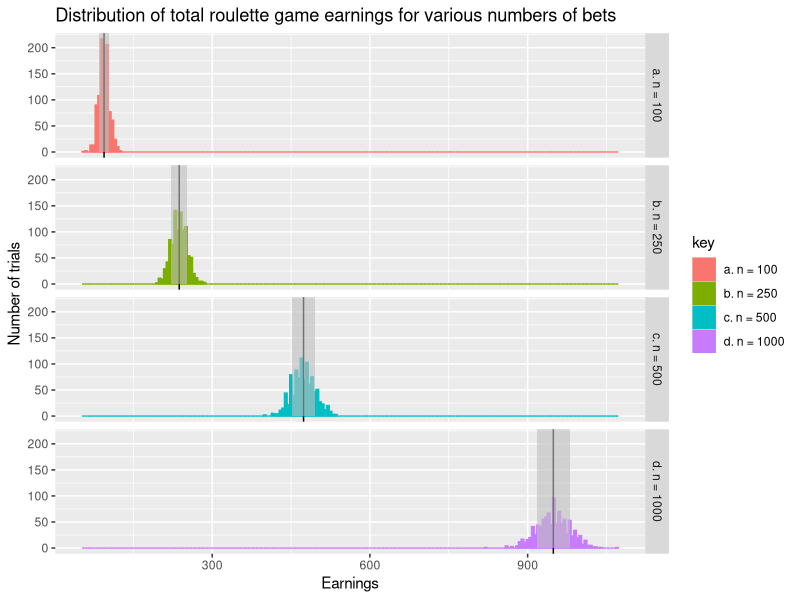
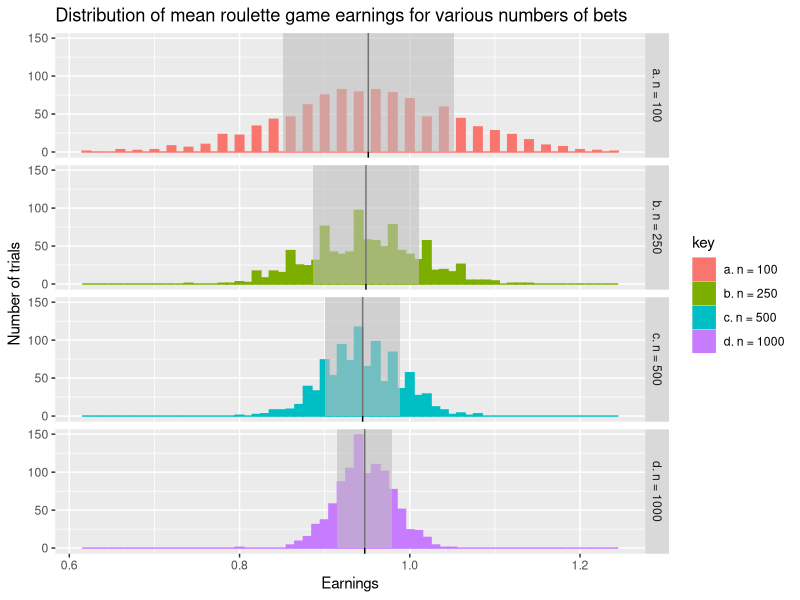
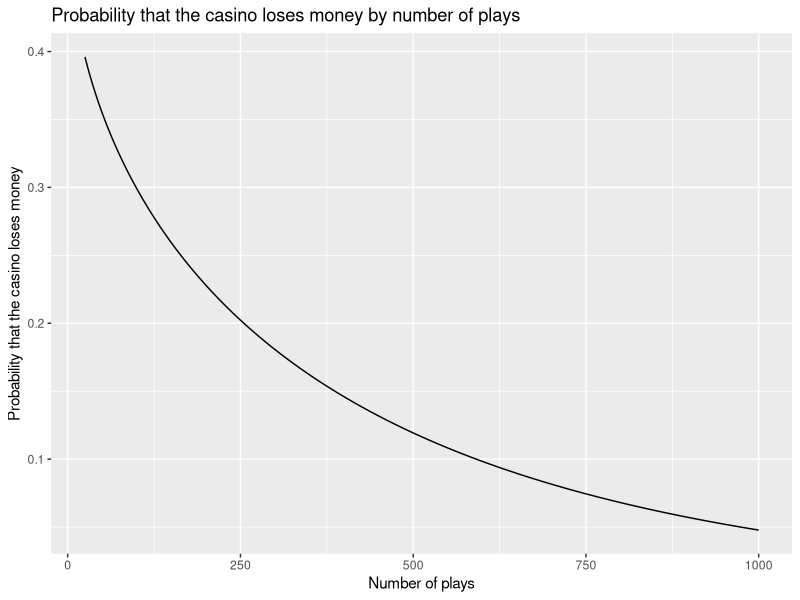

Recreate these plots in R, in order.
## ---- chunk 1

  # For later...
  library(dplyr)
  library(tidyr)
  library(ggplot2)
  
  # Create roulette function
  roulette <- function(n){
    outcomes <- sample(c("Red", "Black", "Green"), n,
                       replace = TRUE, prob = c(18/38, 18/38, 2/38))
    earnings <- sum(outcomes == "Black") * 2
    return(earnings)
  }

## ---- chunk 2

  # Earnings over 1000 replications for each number of trials
  earned <- sapply(list("a. n = 100" = 100, "b. n = 250" = 250,
                        "c. n = 500" = 500, "d. n = 1000" = 1000),
                  function(n) replicate(1000, {roulette(n)})) %>% as.data.frame %>% gather
  
  # Get mean and SD of earnings distribution for plot
  summarystats <- group_by(earned, key) %>%
    summarise("Mean" = mean(value), "SD" = sd(value))
  
  # Plot the distribution of earnings for each number of trials
  ggplot(data = earned, aes(x = value, fill = key, col = key)) +
    geom_histogram(binwidth = 5, center = 0) +
    facet_grid(rows = key~.) +
    geom_vline(data = summarystats, aes(xintercept = Mean)) +
    geom_rect(data = summarystats, aes(xmin = Mean - SD, xmax = Mean + SD, x = NULL),
              ymin = 0, ymax = 400, alpha = 0.6, fill = "grey", col = NA) +
    xlab("Earnings") +
    ylab("Number of trials") +
    ggtitle("Distribution of total roulette game earnings for various numbers of bets")

## ---- chunk 3

    # 1000 replications for each numeber of trials
    earned_mean <- sapply(list("a. n = 100" = 100, "b. n = 250" = 250,
                          "c. n = 500" = 500, "d. n = 1000" = 1000),
                    function(n) replicate(1000, {roulette(n) / n})) %>%
                  as.data.frame %>% gather

    # Mean and standard deviation again
    summarystats_mean <- group_by(earned_mean, key) %>%
      summarise("Mean" = mean(value), "SD" = sd(value))
    
    # Plot the mean earnings
    ggplot(data = earned_mean, aes(x = value, fill = key, col = key)) +
      geom_histogram(binwidth = .010, center = 0) +
      facet_grid(rows = key~.) +
      geom_vline(data = summarystats_mean, aes(xintercept = Mean)) +
      geom_rect(data = summarystats_mean, aes(xmin = Mean - SD, xmax = Mean + SD, x = NULL),
                ymin = 0, ymax = 250, alpha = 0.6, fill = "grey", col = NA) +
      xlab("Earnings") +
      ylab("Number of trials") +
      ggtitle("Distribution of mean roulette game earnings for various numbers of bets") 

## ---- chunk 4

  # Using our mean and SD from above, for 100 rounds,
  # and using the CLT to assume normal distribution
  pnorm(0,
        mean = ((18/38)-(20/38)) * 100,
        sd = 2*sqrt((20/38)*(18/38)) * sqrt(100),
        lower.tail = FALSE)

  # Monte Carlo simulation using a version of the function we created earlier,
  # but for the casino's net gain/loss rather than player's earnings
  casino_earnings <- function(n){
    outcomes <- sample(c("Red", "Black", "Green"), n,
                       replace = TRUE, prob = c(18/38, 18/38, 2/38))
    # Casino gets a dollar for each bet and pays out $2 for each black spin
    earnings <- sum(outcomes == "Black") * -2 + n
    return(earnings)
  }
  # Run the function 1000 times, return TRUE (1) if casino loses money
  # and take the mean of the results
  mean(replicate(1000, {casino_earnings(100) < 0}))

## ---- chunk 5

  # Relying on the CLT, use the normal distribution to
  # approximate probabilities for 25 to 100 plays
  p_of_n <- sapply(25:1000, function(n) {pnorm(0,
        mean = ((18/38)-(20/38)) * n,
        sd = 2*sqrt((20/38)*(18/38)) * sqrt(n),
        lower.tail = FALSE)}) %>% data.frame(n = 25:1000, p = .)

  # Plot our probabilities
  ggplot(data = p_of_n, aes(x = n, y = p)) +
    geom_line() +
    ylab("Probability that the casino loses money") +
    xlab("Number of plays") +
    ggtitle("Probability that the casino loses money by number of plays")

## ---- chunk 6

  # Function for the series winner
  series_outcome <- function(n, prob_sox) {
    winner <- sample(c("Red Sox", "Astros"),
                     n, replace = TRUE, prob = c(prob_sox, 1 - prob_sox))
    team <- names(table(winner))[which(table(winner) > n/2)]
    return(team)
  }

  # Simulate the series 1000 times with equal teams
  mean(replicate(1000, {series_outcome(5, .5) == "Red Sox"}))

## ---- chunk 7

  # Monte Carlo simulation with unequal teams
  mean(replicate(1000, {series_outcome(5, .4) == "Red Sox"}))

  # Or from the binomial distribution
  pbinom(2, 5, prob = 0.4, lower.tail = FALSE)

## ---- chunk 8

  # Seven game series simulation
  mean(replicate(1000, {series_outcome(7, .4) == "Red Sox"}))

  # Or seven-game series from the binomial distribution
  pbinom(3, 7, prob = 0.4, lower.tail = FALSE)

  # Three game series simulation
  mean(replicate(1000, {series_outcome(3, .4) == "Red Sox"}))
  
  # Or three-game series from the binomial distribution
  pbinom(1, 3, prob = 0.4, lower.tail = FALSE)

## ---- chunk 9

  # Five-game series: need to win three of four remaining games
  pbinom(2, 4, prob = 0.5, lower.tail = FALSE)

  # Seven-game series: need to win four of six remaining games
  pbinom(3, 6, prob = 0.5, lower.tail = FALSE)

